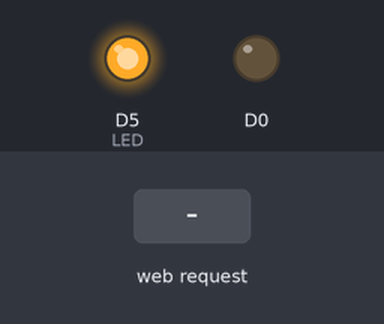
This sketch was run on a simulated ESP8266 (NodeMCU). On the bench: output pins drawn as LEDs (lit = HIGH). Inputs (shaded band) come from the test bench. WiFi joins after 1.5 s; servers stay silent unless stated; what the sketch prints to the serial monitor is not drawn.

Above: at 2.7 s.
2.8 s: HTTP request GET /ledOn received
At 4.0 s:
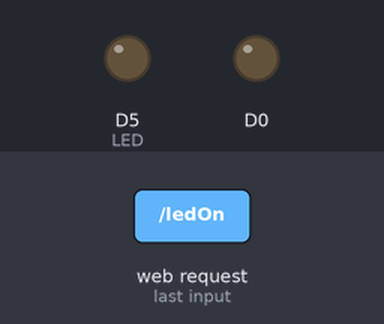
4.3 s: HTTP request GET /buzzon received
At 5.1 s:
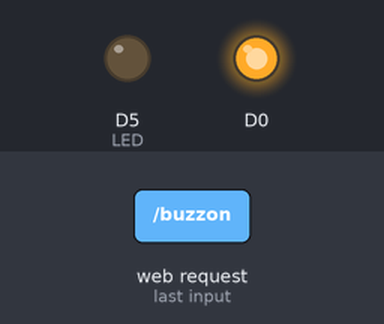
5.8 s: HTTP request GET /ledOff received
At 6.3 s:
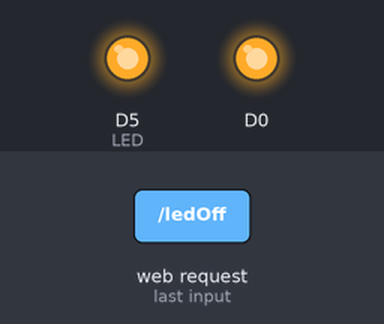
Timing chart, 0 to 17.3 s (numbered marks = the images above; inputs shaded):
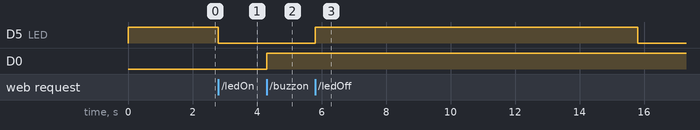

The sketch:

draftControlESP8266.ino
```cpp
 /*
 * ESP8266 NodeMCU LED Control over WiFi Demo
 *
 * https://circuits4you.com
 */
#include <ESP8266WiFi.h>
#include <WiFiClient.h>

//ESP Web Server Library to host a web page
#include <ESP8266WebServer.h>

//---------------------------------------------------------------
//Our HTML webpage contents in program memory
const char MAIN_page[] PROGMEM = R"=====(
<!DOCTYPE html>
<html>
<body>
<center>
<h1>WiFi Relay Control: </h1><br>
Ciclk to turn <a href="ledOn">LED ON</a><br>
Ciclk to turn <a href="ledOff">LED OFF</a><br>
Ciclk to turn <a href="buzzOff">Buzz OFF</a><br>
clik to turn <a href="buzzon">Buzz ON</a><br>

<hr>
</center>

</body>
</html>
)=====";
//---------------------------------------------------------------
//On board LED Connected to GPIO2
#define LED 14
#define BUZZ 16

//SSID and Password of your WiFi router
const char* ssid = "SSIDHERE";
const char* password = "PASSHERE";

//Declare a global object variable from the ESP8266WebServer class.
ESP8266WebServer server(80); //Server on port 80

//===============================================================
// This routine is executed when you open its IP in browser
//===============================================================
void handleRoot() {
 Serial.println("You called root page");
 String s = MAIN_page; //Read HTML contents
 server.send(200, "text/html", s); //Send web page
}

void handleLEDon() {
 Serial.println("LED on page");
 digitalWrite(LED,LOW); //LED is connected in reverse
 server.send(200, "text/html", "LED is ON"); //Send ADC value only to client ajax request
}

void handleLEDoff() {
 Serial.println("LED off page");
 digitalWrite(LED,HIGH); //LED off
 server.send(200, "text/html", "LED is OFF"); //Send ADC value only to client ajax request
 delay(10000);
 digitalWrite(LED,LOW);
}

void handlebuzzoff() {
 Serial.println("LED off page");
 digitalWrite(D0,LOW); //LED off
 digitalWrite(16,LOW); //LED off

 server.send(200, "text/html", "LED is OFF"); //Send ADC value only to client ajax request
}

void handlebuzzon() {
 Serial.println("Buzz On Page");
 digitalWrite(D0,HIGH); //LED off
  digitalWrite(16,HIGH); //LED off

 server.send(200, "text/html", "BUZZ is ON"); //Send ADC value only to client ajax request
}
//==============================================================
//                  SETUP
//==============================================================
void setup(void){
  Serial.begin(115200);

  WiFi.begin(ssid, password);     //Connect to your WiFi router
  Serial.println("");

  //Onboard LED port Direction output
  pinMode(LED,OUTPUT);
  pinMode(16, OUTPUT);
  //Power on LED state off
  digitalWrite(LED,HIGH);

  // Wait for connection
  while (WiFi.status() != WL_CONNECTED) {
    delay(500);
    Serial.print(".");
  }

  //If connection successful show IP address in serial monitor
  Serial.println("");
  Serial.print("Connected to ");
  Serial.println(ssid);
  Serial.print("IP address: ");
  Serial.println(WiFi.localIP());  //IP address assigned to your ESP

  server.on("/", handleRoot);      //Which routine to handle at root location. This is display page
  server.on("/ledOn", handleLEDon); //as Per  <a href="ledOn">, Subroutine to be called
  server.on("/ledOff", handleLEDoff);
    server.on("/buzzon", handlebuzzon);

    server.on("/buzzOff", handlebuzzoff);


  server.begin();                  //Start server
  Serial.println("HTTP server started");
}
//==============================================================
//                     LOOP
//==============================================================
void loop(void){
  server.handleClient();          //Handle client requests
}
```

Measured:
- after the input at 2.8 s, D5 (LED): HIGH → LOW at once
- after the input at 4.3 s, D0: LOW → HIGH at once
- after the input at 5.8 s, D5 (LED): LOW → HIGH at once, → LOW 10.0 s later
